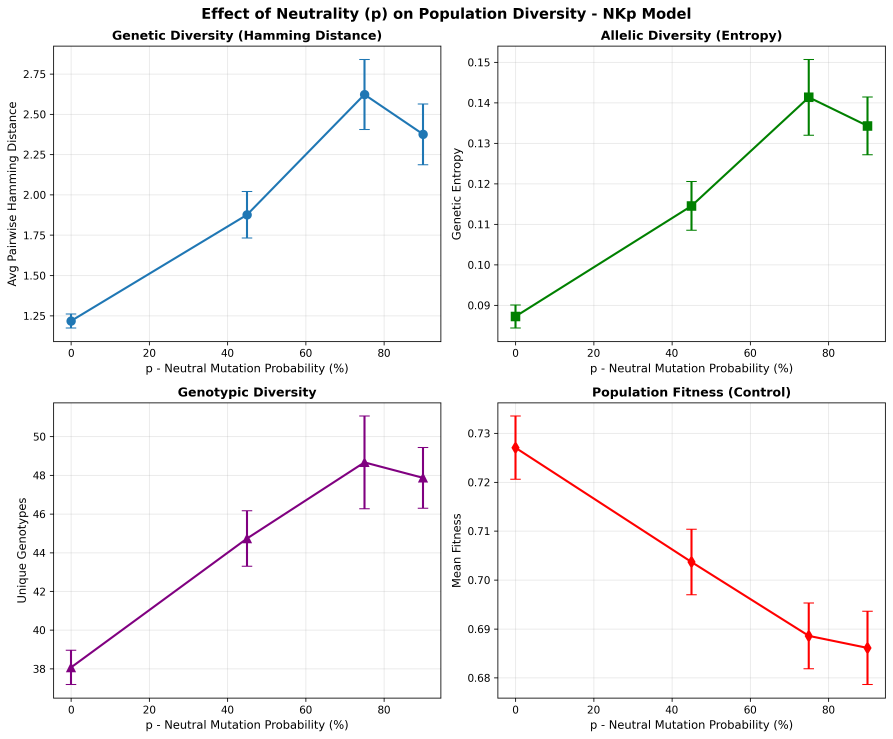
#> input picture results/diversity_vs_neutrality.png, 3570 x 2955 px (shown at 1/4 size); its folder holds 5 pictures in this run
$ python extract_panels.py
#> lines starting #> are read from the running program, lines starting #| are printed output that depends on the picture
"""
Extract individual panels from multi-panel plots.
Splits existing multi-panel figures into separate files for use in 2-column papers.
"""

import matplotlib.pyplot as plt
from matplotlib.backends.backend_pdf import PdfPages
from PIL import Image
import numpy as np
import os

def extract_panels_from_image(image_path, num_rows, num_cols, output_prefix):
    """
    Extract individual panels from a multi-panel plot image.

    Args:
        image_path: Path to the multi-panel PNG/PDF
        num_rows: Number of rows in the subplot grid
        num_cols: Number of columns in the subplot grid
        output_prefix: Prefix for output files (e.g., 'diversity_panel')
    """
#> called with image_path = 'results/diversity_vs_neutrality.png', num_rows = 2, num_cols = 2, output_prefix = 'diversity_panel'
    # Load the image
    img = Image.open(image_path)
#> img is the input picture: PIL image 3570x2955 RGBA; mean R, G, B, A 247.4, 247, 247.1, 255
    img_array = np.array(img)

    height, width = img_array.shape[:2]
#> height = 2955; width = 3570

    # Calculate panel dimensions
    panel_height = height // num_rows
#> panel_height = 1477
    panel_width = width // num_cols
#> panel_width = 1785

    panel_files = []
    panel_num = 1

    for row in range(num_rows):
        for col in range(num_cols):
            # Extract panel region
            y_start = row * panel_height
            y_end = (row + 1) * panel_height
            x_start = col * panel_width
            x_end = (col + 1) * panel_width

            panel = img_array[y_start:y_end, x_start:x_end]

            # Save as PNG
            panel_img = Image.fromarray(panel)
            png_filename = f'results/{output_prefix}_{panel_num}.png'
            panel_img.save(png_filename, dpi=(300, 300))

            # Save as PDF
            pdf_filename = f'results/{output_prefix}_{panel_num}.pdf'
            fig, ax = plt.subplots(figsize=(3.5, 3.5))
            ax.imshow(panel)
            ax.axis('off')
            plt.subplots_adjust(left=0, right=1, top=1, bottom=0)
            plt.savefig(pdf_filename, dpi=300, bbox_inches='tight', pad_inches=0)
            plt.close()

            panel_files.append((png_filename, pdf_filename))
            print(f"Created {output_prefix}_{panel_num}: {png_filename}, {pdf_filename}")
            panel_num += 1
#> this loop made 2 passes
#> pass 2, in extract_panels_from_image, `panel_img.save(png_filename, dpi=(300, 300))`:
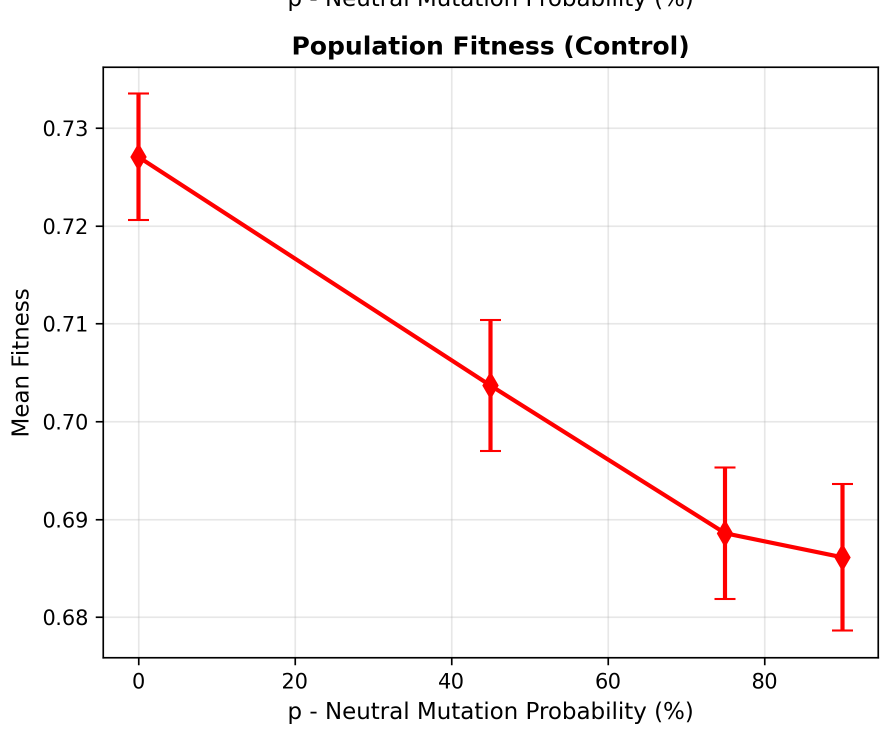
#> saved as diversity_panel_4.png: PIL image 1785x1477 RGBA (shown at 1/2 size); mean R, G, B, A 249.6, 247.1, 247.1, 255
#> after the loop, panel_files = 4 items; panel_num = 5

    return panel_files

def main():
    """Extract panels from all multi-panel plots."""

    print("Extracting panels from multi-panel plots...")
    print("=" * 60)

    # 1. diversity_vs_neutrality.png has 4 panels (2x2 grid)
    print("\n1. Extracting from diversity_vs_neutrality.png (4 panels)...")
    extract_panels_from_image(
        'results/diversity_vs_neutrality.png',
        num_rows=2,
        num_cols=2,
        output_prefix='diversity_panel'
    )

    # 2. equilibrium_comparison.png has 2 panels (1x2 grid)
    print("\n2. Extracting from equilibrium_comparison.png (2 panels)...")
    extract_panels_from_image(
        'results/equilibrium_comparison.png',
        num_rows=1,
        num_cols=2,
        output_prefix='equilibrium_panel'
    )
#> call 2 of extract_panels_from_image, with image_path = 'results/equilibrium_comparison.png', num_rows = 1, num_cols = 2, output_prefix = 'equilibrium_panel'
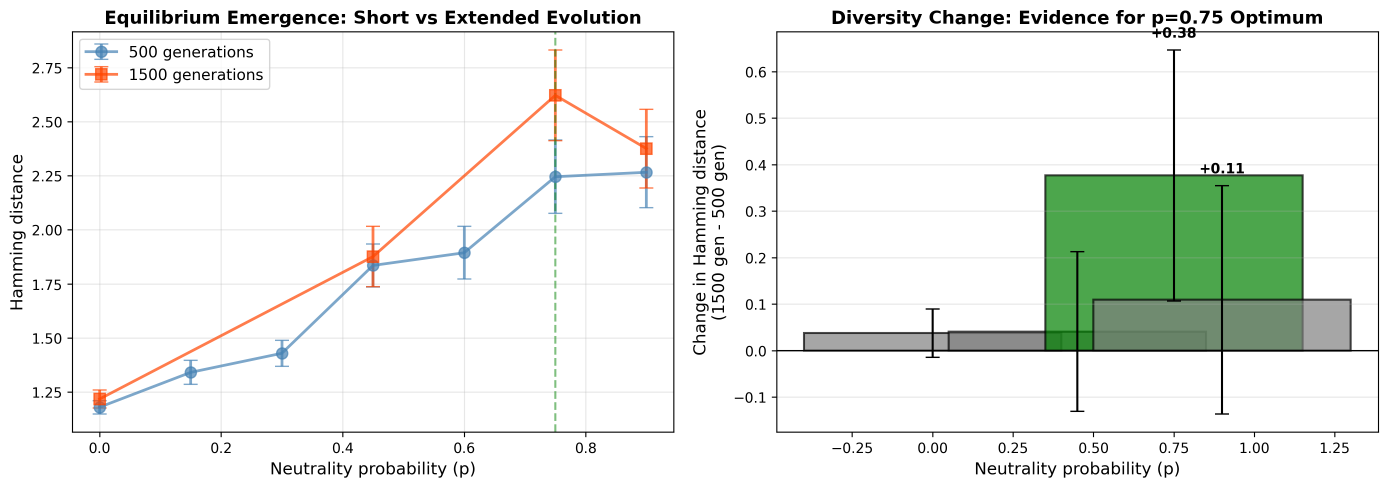
#> input picture results/equilibrium_comparison.png, 4164 x 1462 px (shown at 1/3 size)
#> in extract_panels_from_image, img is the input picture: PIL image 4164x1462 RGBA; mean R, G, B, A 234, 238.4, 233.5, 255
#> the loop in extract_panels_from_image (call 2), `for row in range(num_rows):` made 1 pass
#| Created equilibrium_panel_1: results/equilibrium_panel_1.png, results/equilibrium_panel_1.pdf
#| Created equilibrium_panel_2: results/equilibrium_panel_2.png, results/equilibrium_panel_2.pdf
#> pass 1, in extract_panels_from_image (call 2), `panel_img.save(png_filename, dpi=(300, 300))`:
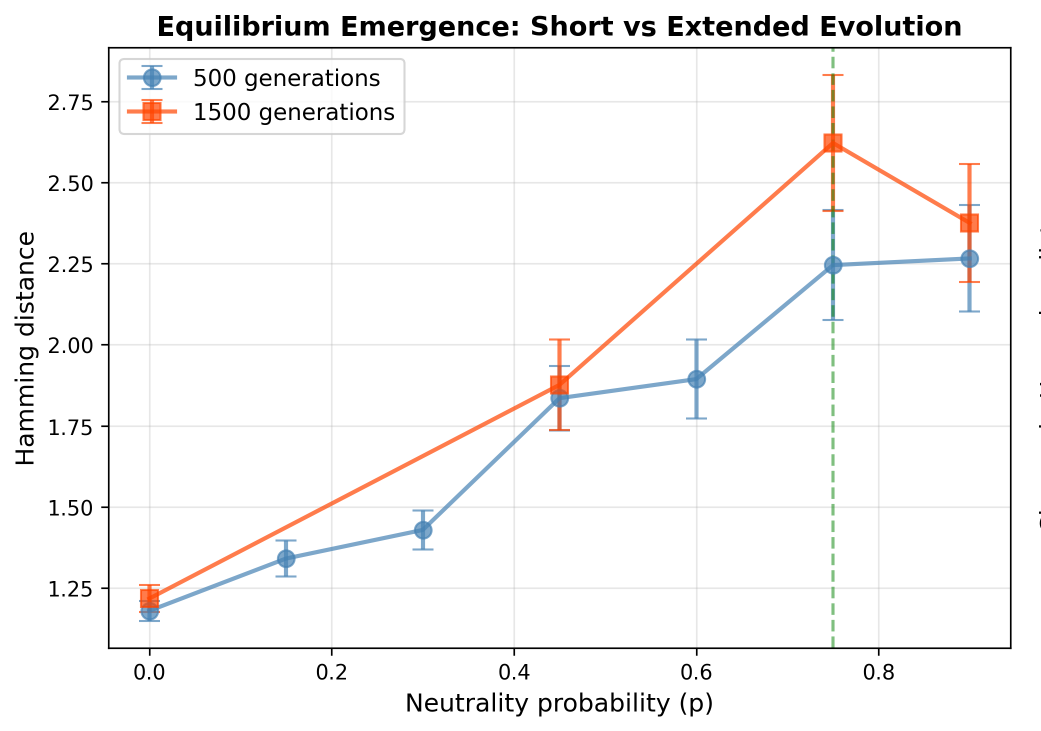
#> saved as equilibrium_panel_1.png: PIL image 2082x1462 RGBA (shown at 1/2 size); mean R, G, B, A 246.7, 246, 245.7, 255
#> pass 1, in extract_panels_from_image (call 2), `panel_img.save(png_filename, dpi=(300, 300))`:
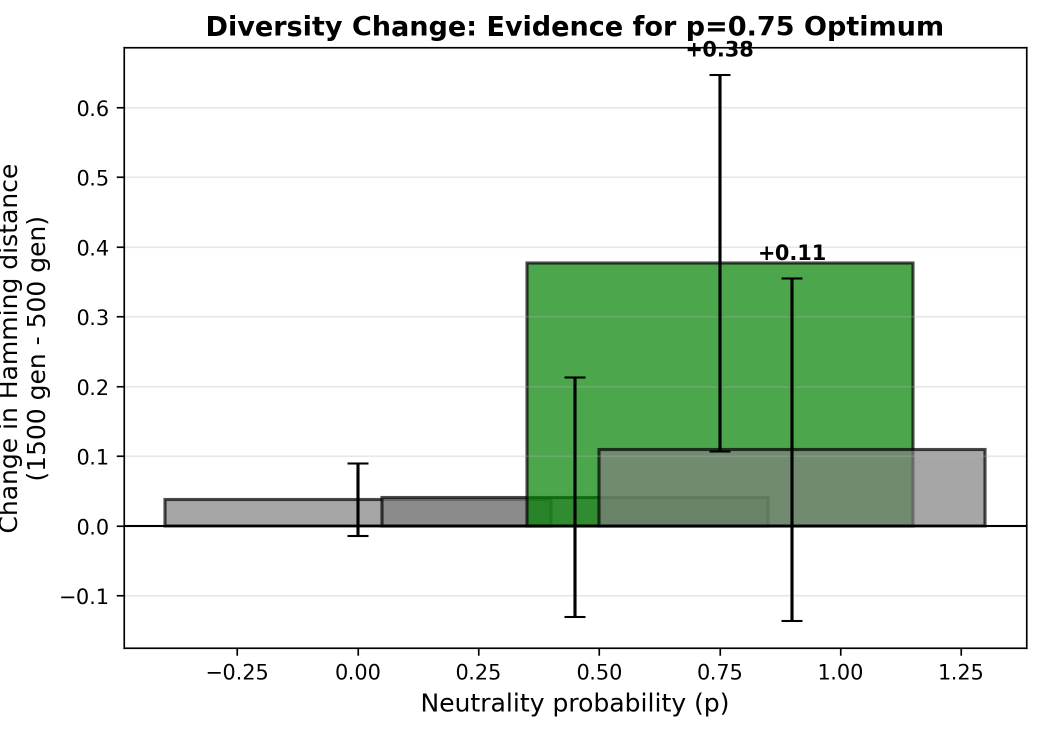
#> saved as equilibrium_panel_2.png: PIL image 2082x1462 RGBA (shown at 1/2 size); mean R, G, B, A 221.3, 230.9, 221.3, 255
#> after the loop in extract_panels_from_image (call 2), `for row in range(num_rows):`: panel_files = [('results/equilibrium_panel_1.png', 'results/equilibrium_panel_1.pdf'), ('results/equilibrium_panel_2.png', 'results/equilibrium_panel_2.pdf')]; panel_num = 3

    # 3. time_series.png has 3 panels (3x1 grid)
    print("\n3. Extracting from time_series.png (3 panels)...")
    extract_panels_from_image(
        'results/time_series.png',
        num_rows=3,
        num_cols=1,
        output_prefix='time_panel'
    )
#> call 3 of extract_panels_from_image, with image_path = 'results/time_series.png', num_rows = 3, num_cols = 1, output_prefix = 'time_panel'
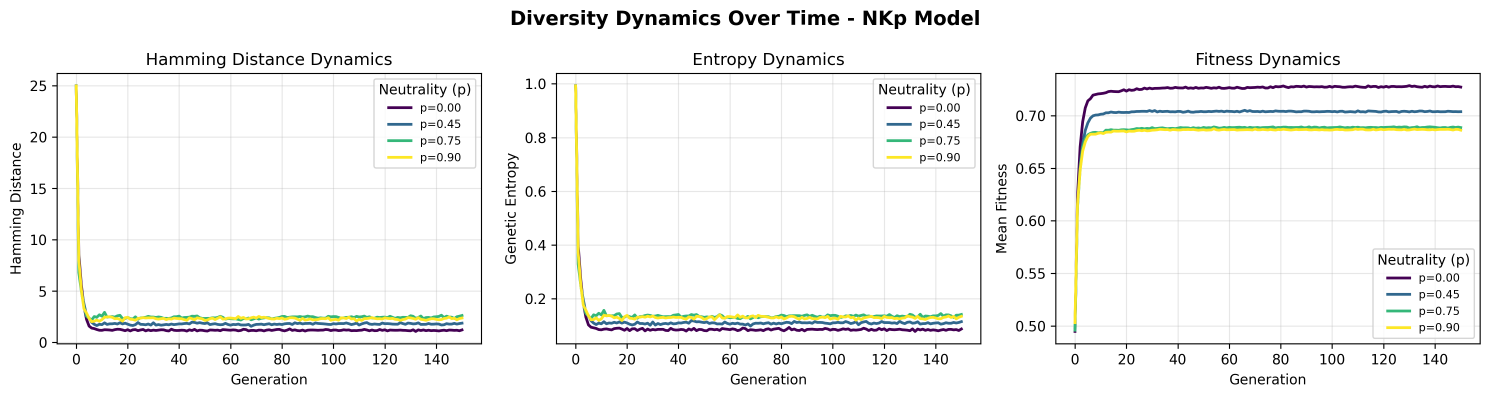
#> input picture results/time_series.png, 4470 x 1191 px (shown at 1/3 size)
#> in extract_panels_from_image, img is the input picture: PIL image 4470x1191 RGBA; mean R, G, B, A 244.4, 244.6, 243.3, 255
#> the loop in extract_panels_from_image (call 3), `for row in range(num_rows):` made 3 passes
#| Created time_panel_1: results/time_panel_1.png, results/time_panel_1.pdf
#| Created time_panel_2: results/time_panel_2.png, results/time_panel_2.pdf
#| Created time_panel_3: results/time_panel_3.png, results/time_panel_3.pdf
#> pass 1, in extract_panels_from_image (call 3), `panel_img.save(png_filename, dpi=(300, 300))`:
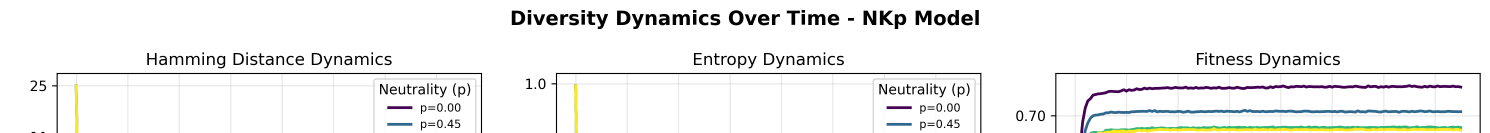
#> saved as time_panel_1.png: PIL image 4470x397 RGBA (shown at 1/3 size); mean R, G, B, A 241.5, 241.8, 241.1, 255
#> after the loop in extract_panels_from_image (call 3), `for row in range(num_rows):`:
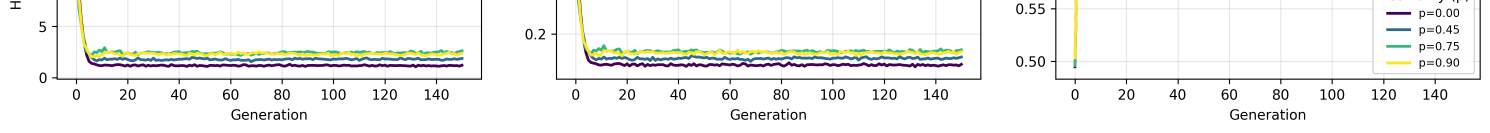
#> panel: shape (397, 4470, 4) (shown at 1/3 size); mean R, G, B, A 241.9, 242.3, 240.6, 255
#> after the loop in extract_panels_from_image (call 3), `for row in range(num_rows):`: panel_files = [('results/time_panel_1.png', 'results/time_panel_1.pdf'), ('results/time_panel_2.png', 'results/time_panel_2.pdf'), ('results/time_panel_3.png', 'results/time_panel_3.pdf')]; panel_num = 4

    print("\n" + "=" * 60)
    print("Panel extraction complete!")
    print("\nCreated files:")
    print("  - diversity_panel_1.png/pdf (Hamming vs neutrality)")
    print("  - diversity_panel_2.png/pdf (Entropy vs neutrality)")
    print("  - diversity_panel_3.png/pdf (Unique genotypes vs neutrality)")
    print("  - diversity_panel_4.png/pdf (Fitness vs neutrality)")
    print("  - equilibrium_panel_1.png/pdf (Equilibrium comparison)")
    print("  - equilibrium_panel_2.png/pdf (Equilibrium change)")
    print("  - time_panel_1.png/pdf (Hamming temporal)")
    print("  - time_panel_2.png/pdf (Entropy temporal)")
    print("  - time_panel_3.png/pdf (Fitness temporal)")

    # Remove old fig1-fig9 files
    print("\n" + "=" * 60)
    print("Removing old fig1-fig9 files...")
    for i in range(1, 10):
        for ext in ['png', 'pdf']:
            old_file = f'results/fig{i}_{["diversity_vs_neutrality", "entropy_vs_neutrality", "unique_genotypes", "fitness_vs_neutrality", "hamming_temporal", "entropy_temporal", "fitness_temporal", "equilibrium_comparison", "equilibrium_change"][i-1]}.{ext}'
            if os.path.exists(old_file):
                os.remove(old_file)
                print(f"  Removed {old_file}")
#> this loop made 9 passes

if __name__ == '__main__':
    main()
